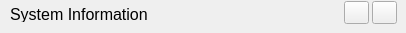
               <widget class="QWidget" name="widget_14" native="true">
                <property name="sizePolicy">
                 <sizepolicy hsizetype="Preferred" vsizetype="Fixed">
                  <horstretch>0</horstretch>
                  <verstretch>0</verstretch>
                 </sizepolicy>
                </property>
                <property name="minimumSize">
                 <size>
                  <width>400</width>
                  <height>25</height>
                 </size>
                </property>
                <property name="styleSheet">
                 <string notr="true"/>
                </property>
                <widget class="QLabel" name="label_49">
                 <property name="geometry">
                  <rect>
                   <x>10</x>
                   <y>6</y>
                   <width>170</width>
                   <height>16</height>
                  </rect>
                 </property>
                 <property name="font">
                  <font>
                   <family>Arial</family>
                   <pointsize>12</pointsize>
                   <bold>false</bold>
                  </font>
                 </property>
                 <property name="text">
                  <string>System Information</string>
                 </property>
                </widget>
                <widget class="QPushButton" name="pushButton_42">
                 <property name="geometry">
                  <rect>
                   <x>372</x>
                   <y>1</y>
                   <width>25</width>
                   <height>23</height>
                  </rect>
                 </property>
                 <property name="text">
                  <string/>
                 </property>
                </widget>
                <widget class="QPushButton" name="pushButton_43">
                 <property name="geometry">
                  <rect>
                   <x>344</x>
                   <y>1</y>
                   <width>25</width>
                   <height>23</height>
                  </rect>
                 </property>
                 <property name="text">
                  <string/>
                 </property>
                </widget>
               </widget>
